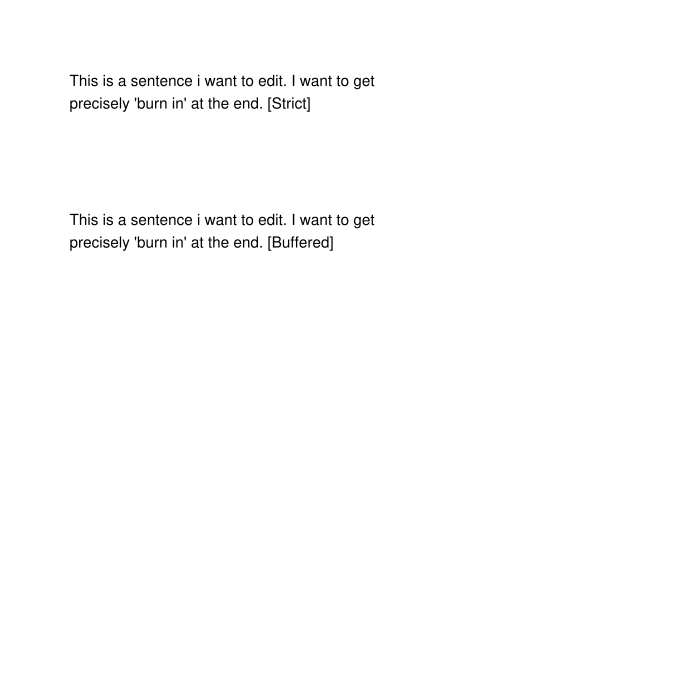

The script that saved this image:
import fitz
import os
import sys

# Test 1: Original behavior (before fix)
doc = fitz.open()
page = doc.new_page(width=500, height=500)

text = "This is a sentence i want to edit. I want to get precisely 'burn in' at the end."

# This was the problematic exact bounding box where an 'I' might drop
rect_strict = fitz.Rect(50, 50, 50 + 250, 50 + 50)  

# Test with strict bounds
page.insert_textbox(rect_strict, text + " [Strict]", fontsize=11, fontname="helv")

# This is the new bounding box with a buffer matching tasks.py
fontsize = 11
rect_buffered = fitz.Rect(50, 150, 50 + 250 + (fontsize * 0.5), 150 + 50 + (fontsize * 0.3))

page.insert_textbox(rect_buffered, text + " [Buffered]", fontsize=11, fontname="helv")

output_path = "/var/www/lifestyle/test_fitz_fix.pdf"
doc.save(output_path)
doc.close()

# Let's extract and verify the text ourselves using fitz instead of pdftotext
doc = fitz.open(output_path)
for page in doc:
    print(page.get_text())
doc.close()
